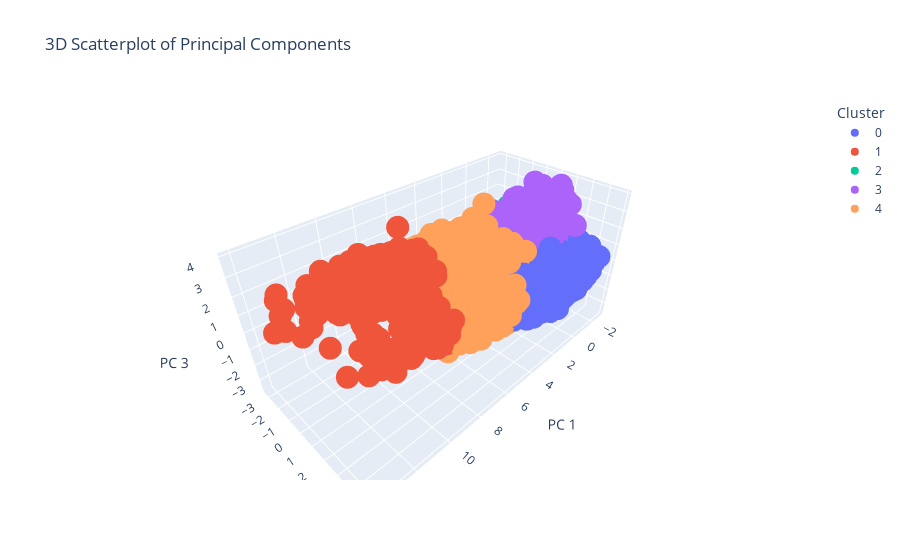

The notebook cell saved with this chart:
### Markdown cell above
<a id = "eval"></a>

## <u>6.2. Cluster Evaluation</u>

We can now move to visualise the clusters to assess how the K-means algorithm has performed. We begin by first visualising the 3 principal components obtained in [section 5.2](#PCA) via the 3D scatter plot below,

### Code cell
fig = plt.figure(figsize = (15, 8))

px.scatter_3d(pca_df, x = pca_df[:,0], y = pca_df[:,1], z = pca_df[:,2], color = cluster_df["Cluster"].astype(str),
             category_orders = {"color" : ["0", "1", "2", "3", "4"]}, title = "3D Scatterplot of Principal Components",
             labels = {"x": "PC 1", "y": "PC 2", "z": "PC 3", "color":"Cluster"})

### Figure 1 — Plotly figure (JSON) as saved in the notebook; plotly's stock layout.template omitted (floating-point values rounded to 4 significant figures; data arrays with more than 128 entries replaced by an {"elided": "..."} marker saying what was removed)
{"data": [{"hovertemplate": "Cluster=0<br>PC 1=%{x}<br>PC 2=%{y}<br>PC 3=%{z}<extra></extra>", "legendgroup": "0", "marker": {"color": "#636efa", "symbol": "circle"}, "mode": "markers", "name": "0", "scene": "scene", "showlegend": true, "type": "scatter3d", "x": {"elided": "1256 float values"}, "y": {"elided": "1256 float values"}, "z": {"elided": "1256 float values"}}, {"hovertemplate": "Cluster=1<br>PC 1=%{x}<br>PC 2=%{y}<br>PC 3=%{z}<extra></extra>", "legendgroup": "1", "marker": {"color": "#EF553B", "symbol": "circle"}, "mode": "markers", "name": "1", "scene": "scene", "showlegend": true, "type": "scatter3d", "x": {"elided": "525 float values"}, "y": {"elided": "525 float values"}, "z": {"elided": "525 float values"}}, {"hovertemplate": "Cluster=2<br>PC 1=%{x}<br>PC 2=%{y}<br>PC 3=%{z}<extra></extra>", "legendgroup": "2", "marker": {"color": "#00cc96", "symbol": "circle"}, "mode": "markers", "name": "2", "scene": "scene", "showlegend": true, "type": "scatter3d", "x": {"elided": "2260 float values"}, "y": {"elided": "2260 float values"}, "z": {"elided": "2260 float values"}}, {"hovertemplate": "Cluster=3<br>PC 1=%{x}<br>PC 2=%{y}<br>PC 3=%{z}<extra></extra>", "legendgroup": "3", "marker": {"color": "#ab63fa", "symbol": "circle"}, "mode": "markers", "name": "3", "scene": "scene", "showlegend": true, "type": "scatter3d", "x": {"elided": "3679 float values"}, "y": {"elided": "3679 float values"}, "z": {"elided": "3679 float values"}}, {"hovertemplate": "Cluster=4<br>PC 1=%{x}<br>PC 2=%{y}<br>PC 3=%{z}<extra></extra>", "legendgroup": "4", "marker": {"color": "#FFA15A", "symbol": "circle"}, "mode": "markers", "name": "4", "scene": "scene", "showlegend": true, "type": "scatter3d", "x": {"elided": "916 float values"}, "y": {"elided": "916 float values"}, "z": {"elided": "916 float values"}}], "layout": {"legend": {"title": {"text": "Cluster"}, "tracegroupgap": 0}, "scene": {"domain": {"x": [0, 1], "y": [0, 1]}, "xaxis": {"title": {"text": "PC 1"}}, "yaxis": {"title": {"text": "PC 2"}}, "zaxis": {"title": {"text": "PC 3"}}}, "title": {"text": "3D Scatterplot of Principal Components"}}}
